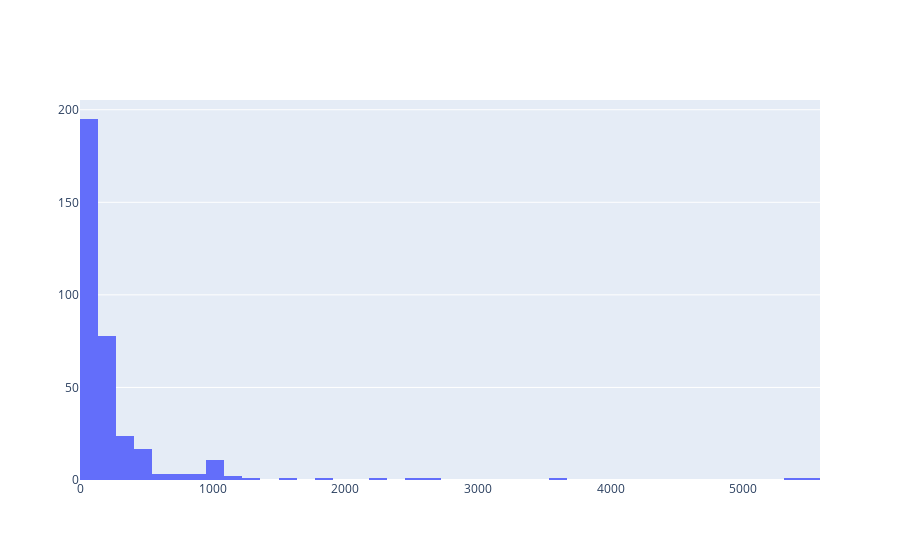

Write notebook code for a chart like this one.
### Code cell
earning_count = go.Figure(
    go.Histogram(
        x=df["earnings.4_yr.working_not_enrolled.overall_count"],
        xbins=dict(start=0, end=6804, size=136.08)
    )
)

earning_count.show()

### Figure 1 — Plotly figure (JSON) as saved in the notebook; plotly's stock layout.template omitted (floating-point values rounded to 4 significant figures; data arrays with more than 128 entries replaced by an {"elided": "..."} marker saying what was removed)
{"data": [{"type": "histogram", "x": {"elided": "346 float values"}, "xbins": {"end": 6804, "size": 136.1, "start": 0}}], "layout": {}}
